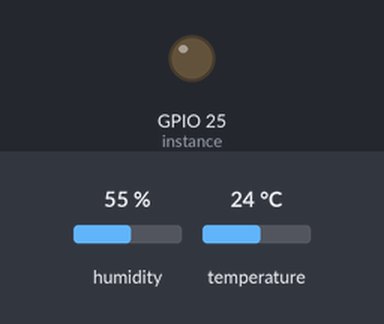
The program below on a simulated Raspberry Pi (BCM pin numbers). Parts: output pins drawn as LEDs (lit = HIGH). The inputs (shaded band) are chosen by the test bench; at power-on: humidity 55 %, temperature 24 °C. Library files of the repository ran but are not shown: dht11_library.py; what the program prints to the terminal is not drawn. At 0.1 s the program stops and its outputs stay as they are.

Above: at 0.1 s.
Timing chart, 0 to 1.6 s (numbered marks = the images above):
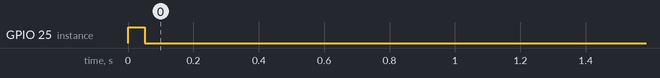

The program:

dht11_example.py
```python
import RPi.GPIO as GPIO
import dht11_library as dht11

# initialize GPIO
GPIO.setwarnings(False)
GPIO.setmode(GPIO.BCM)
GPIO.cleanup()

# read data using pin 14
instance = dht11.DHT11(pin = 25)
result = instance.read()

if result.is_valid():
    print("Temperature: %-3.1f C" % result.temperature)
    print("Humidity: %-3.1f %%" % result.humidity)
else:
    print("Error: %d" % result.error_code)
```
